Frame 1 (no input): blank canvas, image omitted
Frame 60 (no input): blank canvas, image omitted
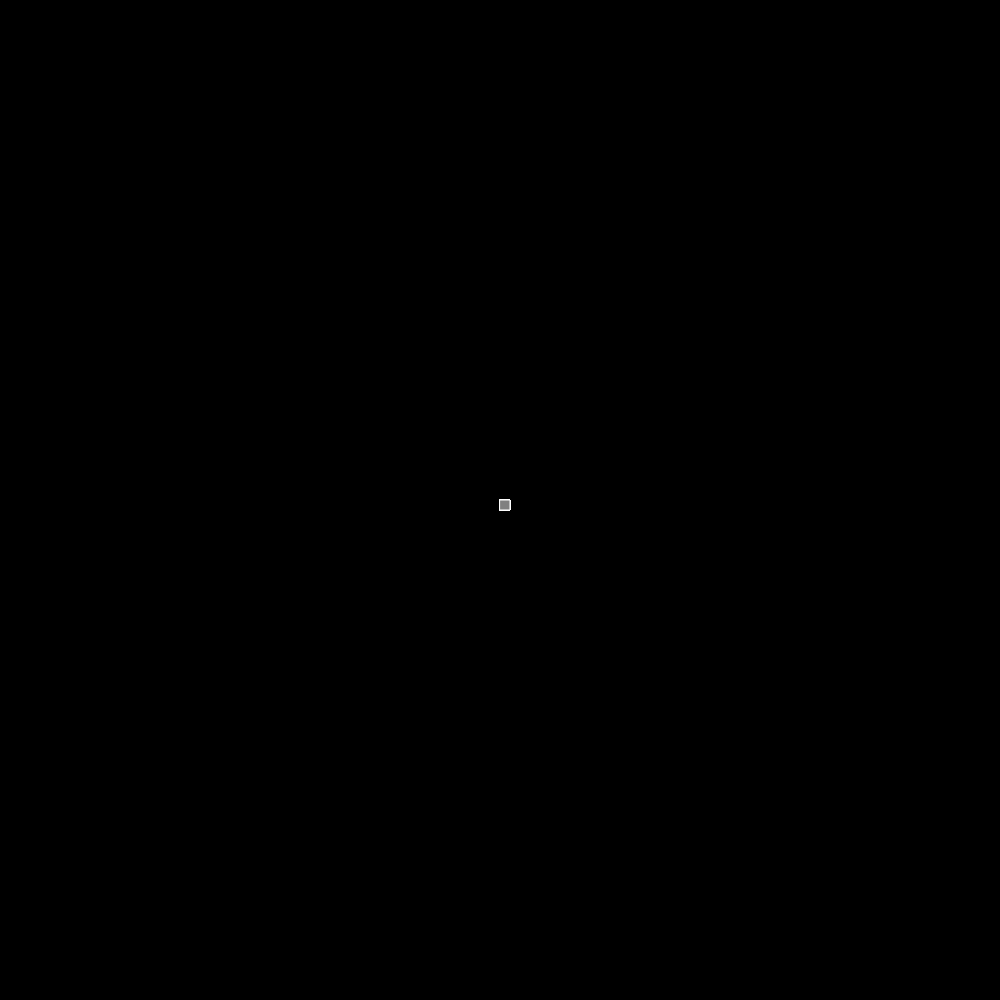
Frame 120 (the mouse pressed at the canvas centre since frame 60)

The p5.js sketch whose frames 1 and 60 were blank and that drew this single picture after the mouse press (run headless with seeded random() and noise() and a simulated clock; from frame 60 on, the mouse is pressed at the canvas centre):

// p5.js sketch
// ── sketch.js
function setup() {
  createCanvas(1000, 1000);
background("black")
}

function draw() {
stroke("white")
fill("gray")
if(mouseIsPressed){
rect(mouseX, mouseY, 10, 10)
}
}
